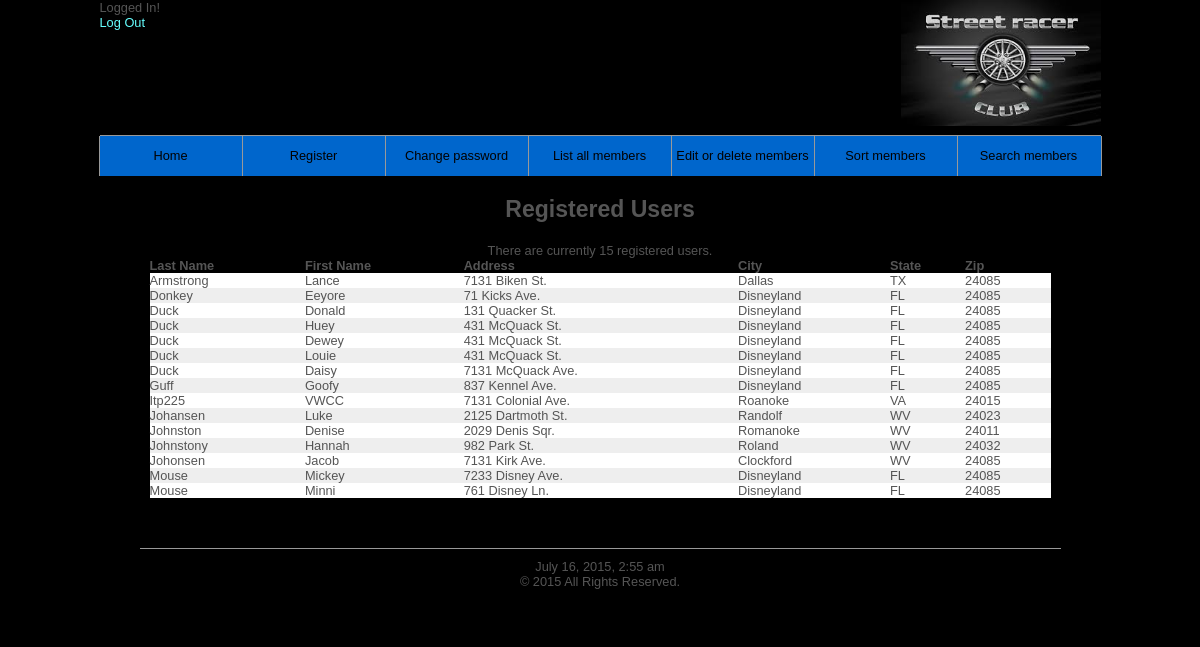
The app's page /view_users.php with its own data.
### tables this page shows
CREATE TABLE IF NOT EXISTS customers (
	custId int(11) NOT NULL AUTO_INCREMENT,
	firstname VARCHAR(20) NOT NULL,
	lastname VARCHAR(20) NOT NULL,
	username VARCHAR(20) NOT NULL,
	pass CHAR(40) NOT NULL,
	address VARCHAR(40) NOT NULL,
	city VARCHAR(30) NOT NULL,
	state VARCHAR(2) NOT NULL,
	zip VARCHAR(5) NOT NULL,
	PRIMARY KEY (custId)
);

### includes/table.inc.php (the view, shortened to what this page needs)
<?php
$display = 15;
if (isset($_GET['s']) && is_numeric($_GET['s'])) {
	$start = $_GET['s'];
} else {
	$start = 0;
}
$q = "SELECT lastname, firstname, address, city, state, zip, custId FROM customers ORDER BY $order_by LIMIT $start, $display";
$r = @mysqli_query ($dbc, $q);
if(mysqli_affected_rows($dbc) == 0) {
    echo '<p class="error">Sorry, having problems accesing database at this time.</p>';
} else if(mysqli_num_rows($r)>0) {
    if ($page_title == 'Sort the Current Users') {
	echo '<table align="center" cellspacing="0" cellpadding="5" width="100%">
	<tr>
	    <th><a href="view_userssort.php?sort=ln">Last Name</a></th>
	    <th><a href="view_userssort.php?sort=fn">First Name</a></th>
	    <th align="left">Address</th>
	    <th><a href="view_userssort.php?sort=ct">City</a></th>
	    <th><a href="view_userssort.php?sort=st">State</a></th>
	    <th><a href="view_userssort.php?sort=zp">Zip</a></th>
	</tr>';
    } else {
	echo '<table align="center" cellspacing="0" cellpadding="5" width="100%"><tr>';
	echo '<th>Last Name</th>
	    <th>First Name</th>
	    <th align="left">Address</th>
	    <th>City</th>
	    <th>State</th>
	    <th>Zip</th>
	</tr>';
    }
    $bg = '#eeeeee';
    while ($row = mysqli_fetch_array($r, MYSQLI_ASSOC)) {
	    $bg = ($bg=='#eeeeee' ? '#ffffff' : '#eeeeee');
	    echo '<tr bgcolor="' . $bg . '">';
	    echo '<td align="left">' . $row['lastname'] . '</td>
		<td align="left">' . $row['firstname'] . '</td>
		<td align="left">' . $row['address'] . '</td>
		<td align="left">' . $row['city'] . '</td>
		<td align="left">' . $row['state'] . '</td>
		<td align="left">' . $row['zip'] . '</td>
	    </tr>';
    }
    echo '</table>';
} else {
	echo '<p class="error">There are currently no registered users.</p>';
}
?>

### includes/loggedin.php (shortened to what this page needs)
<!DOCTYPE html PUBLIC "-//W3C//DTD XHTML 1.0 Strict//EN" "http://www.w3.org/TR/xhtml1/DTD/xhtml1-strict.dtd">
<html xmlns="http://www.w3.org/1999/xhtml">
<head>
	<link rel="stylesheet" href="includes/style.css" type="text/css"  />
</head>
<body>
	<div id="header">
            <IMG SRC="./images/index.jpg" NAME="" ALIGN="right" WIDTH=200 HEIGHT=126 BORDER=0>
<?php
           echo '<p><a href="profile.php">'.$_SESSION['username'].'</a> Logged In!</p>';
            echo '<a href="logout.php">Log Out<a>';
    ?>
	</div>
	<div id="navigation">
		<ul>
			<li><a href="index.php">Home</a></li>
			<li><a href="start.php">Register</a></li>
                        <?php
                        if($_SESSION['boolean']==false) {
			echo'<li><a href="changepassword.php">Change password</a></li>
                            <li><a href="view_users.php">List all members</a></li>
                            <li><a href="edit_deleteusers.php">Edit or delete members</a></li>
                            <li><a href="view_userssort.php">Sort members</a></li>
                            <li><a href="view_userssearch.php">Search members</a></li>' ;
                        }else{
                        echo'<li><a href="">Change password</a></li>
                            <li><a href="">List all members</a></li>
                            <li><a href="">Edit or delete members</a></li>
                            <li><a href="">Sort members</a></li>
                            <li><a href="">Search members</a></li>';
                        }
                        ?>
		</ul>
	</div>
	<div id="content">

### view_users.php (shortened to what this page needs)
<?php
$page_title = 'View the Current Users';
include ('includes/loggedin.php');
$q='SELECT COUNT(custId) FROM customers';
$r = @mysqli_query ($dbc, $q);
$row = @mysqli_fetch_array ($r, MYSQLI_NUM);
$num = $row[0];
echo '<h1>Registered Users</h1>'.
    "<p class=usercount>There are currently $num registered users.</p>\n";
$order_by='lastname';
include ('includes/table.inc.php');
include ('includes/footer.php');
?>

### includes/footer.php
<br />
<br />
</div>
<div id="footer">
    <p>
        <?php
        echo date("F j, Y, g:i a");
        echo "<br />&copy; ".date("Y")." All Rights Reserved."
        ?>
    </p>
</div>
</body>
</html>

### includes/style.css (style rules this page uses)
* { border:0; margin:0; padding:0; }
a { color:#66ffff; text-decoration:none; }
body { background:#000000; color:#555; font:0.8em Arial, Helvetica, "bitstream vera sans", sans-serif; }
th { text-align:left; }
.usercount { text-align:center; }
#header { border-bottom:1px solid #999; height:135px; margin:0 auto; width:1001px; }
#navigation { background:#0066cc; border-right:1px solid #999; margin:0 auto; width:1002px; height:40px; list-style:none; }
#navigation li { border-left:1px solid #999; float:left; width:142px; list-style:none; }
#navigation a { color:#555; display:block; line-height:40px; text-align:center; color:#000000; }
#content { height:auto; margin:0 auto; padding:0 0 20px; width:901px; }
#content h1 { text-align:center; font-size:1.8em; padding:20px 0 0; }
#content p { padding:20px 20px 0; }
#footer { border-top:1px solid #999; height:50px; margin:0 auto; padding:10px; text-align:center; width:901px; }

### records on screen
customers: lastname "Armstrong", firstname "Lance", address "7131 Biken St.", city "Dallas", state "TX", zip "24085"
customers: lastname "Donkey", firstname "Eeyore", address "71 Kicks Ave.", city "Disneyland", state "FL", zip "24085"
customers: lastname "Duck", firstname "Donald", address "131 Quacker St.", city "Disneyland", state "FL", zip "24085"
customers: lastname "Duck", firstname "Huey", address "431 McQuack St.", city "Disneyland", state "FL", zip "24085"
customers: lastname "Duck", firstname "Dewey", address "431 McQuack St.", city "Disneyland", state "FL", zip "24085"
customers: lastname "Duck", firstname "Louie", address "431 McQuack St.", city "Disneyland", state "FL", zip "24085"
customers: lastname "Duck", firstname "Daisy", address "7131 McQuack Ave.", city "Disneyland", state "FL", zip "24085"
customers: lastname "Guff", firstname "Goofy", address "837 Kennel Ave.", city "Disneyland", state "FL", zip "24085"
customers: lastname "Itp225", firstname "VWCC", address "7131 Colonial Ave.", city "Roanoke", state "VA", zip "24015"
customers: lastname "Johansen", firstname "Luke", address "2125 Dartmoth St.", city "Randolf", state "WV", zip "24023"
customers: lastname "Johnston", firstname "Denise", address "2029 Denis Sqr.", city "Romanoke", state "WV", zip "24011"
customers: lastname "Johnstony", firstname "Hannah", address "982 Park St.", city "Roland", state "WV", zip "24032"
customers: lastname "Johonsen", firstname "Jacob", address "7131 Kirk Ave.", city "Clockford", state "WV", zip "24085"
customers: lastname "Mouse", firstname "Mickey", address "7233 Disney Ave.", city "Disneyland", state "FL", zip "24085"
customers: lastname "Mouse", firstname "Minni", address "761 Disney Ln.", city "Disneyland", state "FL", zip "24085"

### other values on screen
$num "15"
